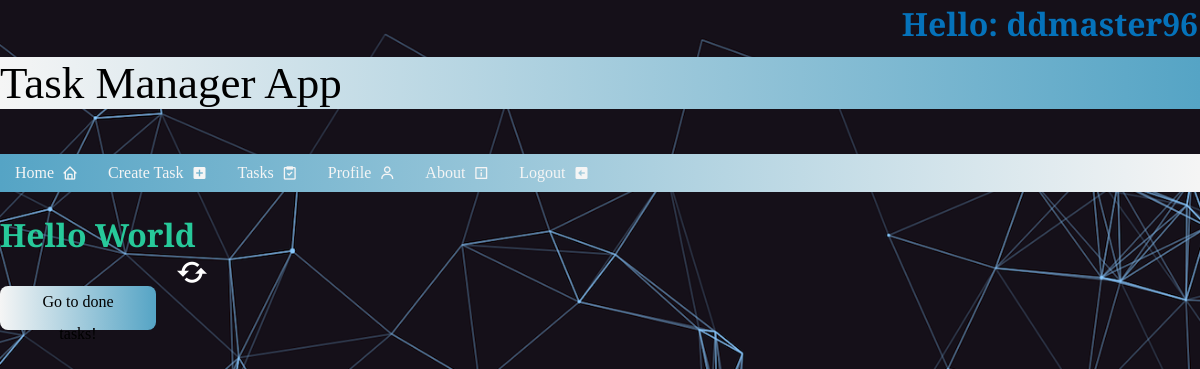
Before: /tasks_app/task_dashboard/ (signed in) with the older database file.
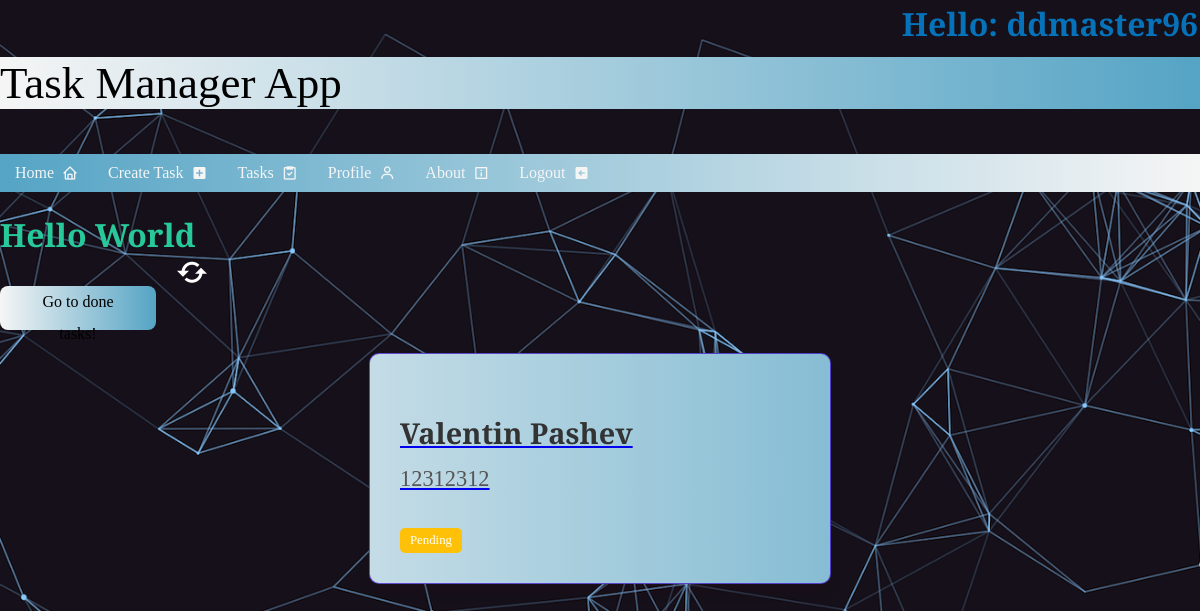
After: the same page with the newer database file.
### accounts/models.py (models this page shows, shortened)
class AppUser(AbstractBaseUser , PermissionsMixin):
    email = models.EmailField(
        unique=True
    )
    username = models.CharField(
        unique=True,
        max_length=150,
    )
    is_staff = models.BooleanField(
        _("staff status"),
        default=False,
        help_text=_("Designates whether the user can log into this admin site."),
    )
    is_active = models.BooleanField(
        _("active"),
        default=True,
        help_text=_(
            "Designates whether this user should be treated as active. "
            "Unselect this instead of deleting accounts."
        ),
    )
    objects = AppUserManager()
    EMAIL_FIELD = "email"
    USERNAME_FIELD = "username" # means the first credential in our auth
    REQUIRED_FIELDS = ["email"]

### tasks_app/models.py (models this page shows, shortened)
class Tasks(models.Model):
    name = models.CharField(
        max_length=100
    )
    description = models.TextField()
    date_created = models.DateTimeField(
        auto_now_add=True
    )
    due_date = models.DateTimeField(
        help_text="Краен срок с дата и час"
    )
    to_be_notified_on = models.DateTimeField(
        null=True,
        blank=True,
        default=get_default_notification_time()
    )
    profile = models.ForeignKey(
        Profile,
        on_delete=models.CASCADE,
        related_name="user_tasks",
        null=True,
        blank=True
    )
    status = models.CharField(
        choices=StatusChoices.choices,
        default=StatusChoices.PENDING,
        max_length=100,
    )

### tasks_app/views.py (the view)
# urls.py: path('task_dashboard/', DashboardView.as_view(), name='dashboard'),
class DashboardView(ListView, FormView):
    template_name = 'tasks/dashboard.html'
    context_object_name = 'tasks'
    form_class = SearchForm
    paginate_by = 8
    model = Tasks
    success_url = reverse_lazy('dashboard')
    def get_queryset(self):
        user_profile = self.request.user.profile
        queryset = self.model.objects.filter(profile=user_profile).exclude(status='Done')
        return queryset

### common/templatetags/user_info.py (called while the page is built)
@register.inclusion_tag('common/user_info.html')
def user_info(user):
    if user.is_authenticated:
        return {
            'user': user.username,
        }
    return {
        'user': 'Anonymous',
    }

### templates/tasks/dashboard.html
{% extends 'common/base.html' %}
{% block content %}
    <a href="{% url 'done_dashboard' %}">
        <button class="button-8">Go to done tasks!</button>
    </a>
    <a href="{% url 'overdue' %}">
        <i class='bx bx-refresh icon-large'></i>
    </a>
    {% for task in tasks %}
        <div class="task-box">
            <a href="{% url 'task_details' task.pk %}">
                <h3>{{ task.name }}</h3>
                <p>{{ task.description }}</p>
                <span class="task-status {% if task.status == 'Pending' %}pending{% elif task.status == 'Overdue' %}overdue{% endif %}">
                {{ task.status|title }}
            </span>
            </a>
        </div>
    {% endfor %}
{% endblock %}

### templates/common/base.html (shortened to what this page needs)
{% load static %}
{% load user_info %}
<!DOCTYPE html>
<html lang="en">
<head>
    <link rel="stylesheet" href={% static 'styles.css' %}>
    <link href='https://unpkg.com/boxicons@2.1.4/css/boxicons.min.css' rel='stylesheet'>
</head>
<div>
    {% user_info request.user %}
</div>
<body>
    <p>Task Manager App</p>
        {% include 'common/nav.html' %}
            <h1>Hello World</h1>
    {% block content %}
    {% endblock %}
</body>

### templates/common/user_info.html
<div>
    <div>
        <h1 class="h1-title">Hello: {{ user }}</h1>
    </div>
</div>

### templates/common/nav.html (shortened to what this page needs)
{% load static %}
<nav class="navbar">
    <ul>
        <li>
            <a href="{% url 'index' %}">
                Home
                <i class='bx bx-home'></i>
            </a>
        </li>
        {% if request.user.is_authenticated %}
            <li>
                <a href="{% url 'create_task' %}">Create Task
                    <i class='bx bxs-plus-square'></i>
                </a>
            </li>
            <li>
                <a href="{% url 'dashboard' %}">Tasks
                    <i class='bx bx-task'></i>
                </a>
            </li>
            <li>
                <a href="#">Profile
                    <i class='bx bx-user'></i>
                </a>
            </li>
        {% endif %}
        <li>
            <a href="#">About
                <i class='bx bx-info-square'></i>
            </a>
        </li>
        {% if not request.user.is_authenticated %}
            <li>
                <a href="{% url 'login' %}">Login
                    <i class='bx bx-lock'></i>
                </a>
            </li>
            <li>
                <a href="{% url 'register' %}">Register
                    <i class='bx bx-right-arrow-alt'></i>
                </a>
            </li>
        {% else %}
            <li>
                <a href="{% url 'logout' %}"
                   onclick="event.preventDefault(); document.getElementById('logout-form').submit()" class="menu-link">
                    Logout
                    <i class='bx bxs-left-arrow-square'></i>
                </a>
            </li>
        {% endif %}
    </ul>
</nav>

### static/main_page.css (style rules this page uses)
h1 { color: #27c99a; font-family: "Playfair Display", serif; }
body { background-image: url('images/compute-ea4c57a4.png'); background-repeat: no-repeat; background-attachment: fixed; background-size: cover; background-position: center; }
p { background: linear-gradient(to left, #55a4c5, whitesmoke) no-repeat fixed; font-family: 'Playfair Display', serif; font-size: 45px; text-align: left; top: 10px }
.h1-title { text-align: right; margin: 0; padding: 2px; color: #0572ba; font-family: 'Playfair Display', serif; }

### static/nav.css (style rules this page uses)
body { margin: 0px; top: 0; }
.navbar ul { list-style-type: none; background: linear-gradient(to right, #55a4c5, whitesmoke) no-repeat fixed; padding: 0; margin: 0; overflow: hidden; }
.navbar li { float: left; }
.navbar a { color: whitesmoke; text-decoration: none; padding: 10px 15px; display: flex; align-items: center; text-align: center; backdrop-filter: blur(10%); transition: background-color 0.3s, color 0.3s; border-radius: 5px; }
.navbar i { margin-left: 8px; }
.icon-large { font-size: 36px; color: white; position: absolute; top:34%; left: 16%; transform: translate(-50%, -50%); }

### static/forms.css (style rules this page uses)
.button-8 { appearance: menulist-button; border-radius: 8px; border-width: 0; cursor: pointer; font-family: 'Playfair Display', serif; font-size: 100%; height: 44px; line-height: 2; margin: 8px 0 0; padding: 0 25px; position: relative; text-align: center; text-transform: none; transform: translateZ(0); transition: all .2s, box-shadow .08s ease-in; user-select: none; -webkit-user-select: none; touch-action: manipulation; width: 13%; background: linear-gradient(to left, #55a4c5, whitesmoke) no-repeat fixed; }
p { margin-top: 10px; }

### static/task_box.css (style rules this page uses)
.task-box { width: 400px; padding: 30px; margin: 10px auto; background: linear-gradient(to left, #55a4c5, whitesmoke) no-repeat fixed; border: 1px solid rgba(57, 9, 197, 0.69); border-radius: 10px; box-shadow: 0 8px 12px rgba(55, 8, 31, 0.1); font-family: "Playfair Display", serif; }
.task-box h3 { font-size: 1.8rem; color: #333; margin-bottom: 10px; }
.task-box p { font-size: 1.4rem; color: #555; line-height: 1.5; }
.task-box .task-status { display: inline-block; padding: 5px 10px; font-size: 0.8rem; color: #fff; border-radius: 5px; margin-top: 10px; }
.task-box .task-status.pending { background-color: #ffc107; }

Changed rows visible on the page:
added Tasks: name "Valentin Pashev", description "12312312", status "Pending"
